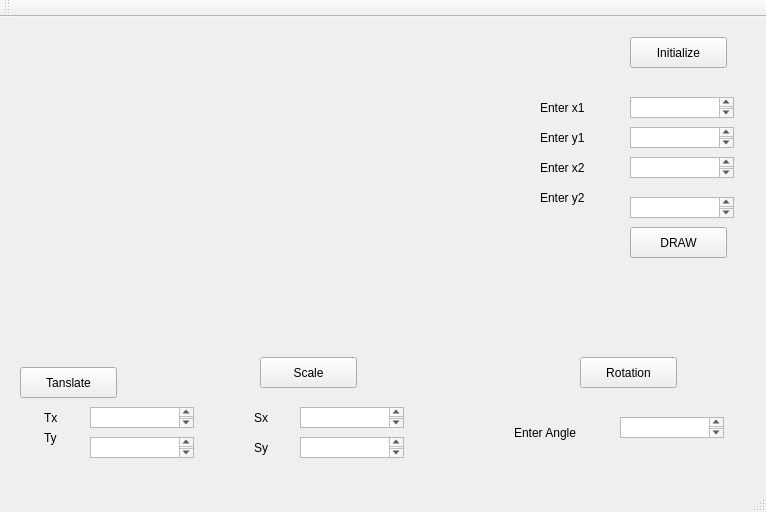
<?xml version="1.0" encoding="UTF-8"?>
<ui version="4.0">
 <class>MainWindow</class>
 <widget class="QMainWindow" name="MainWindow">
  <property name="geometry">
   <rect>
    <x>0</x>
    <y>0</y>
    <width>766</width>
    <height>512</height>
   </rect>
  </property>
  <property name="windowTitle">
   <string>MainWindow</string>
  </property>
  <widget class="QWidget" name="centralWidget">
   <widget class="QPushButton" name="pushButton">
    <property name="geometry">
     <rect>
      <x>630</x>
      <y>210</y>
      <width>97</width>
      <height>31</height>
     </rect>
    </property>
    <property name="text">
     <string>DRAW</string>
    </property>
   </widget>
   <widget class="QPushButton" name="pushButton_2">
    <property name="geometry">
     <rect>
      <x>20</x>
      <y>350</y>
      <width>97</width>
      <height>31</height>
     </rect>
    </property>
    <property name="text">
     <string>Tanslate</string>
    </property>
   </widget>
   <widget class="QPushButton" name="pushButton_3">
    <property name="geometry">
     <rect>
      <x>260</x>
      <y>340</y>
      <width>97</width>
      <height>31</height>
     </rect>
    </property>
    <property name="text">
     <string>Scale</string>
    </property>
   </widget>
   <widget class="QPushButton" name="pushButton_4">
    <property name="geometry">
     <rect>
      <x>580</x>
      <y>340</y>
      <width>97</width>
      <height>31</height>
     </rect>
    </property>
    <property name="text">
     <string>Rotation</string>
    </property>
   </widget>
   <widget class="QLabel" name="label">
    <property name="geometry">
     <rect>
      <x>24</x>
      <y>-10</y>
      <width>481</width>
      <height>351</height>
     </rect>
    </property>
    <property name="text">
     <string/>
    </property>
   </widget>
   <widget class="QLabel" name="label_2">
    <property name="geometry">
     <rect>
      <x>540</x>
      <y>80</y>
      <width>65</width>
      <height>21</height>
     </rect>
    </property>
    <property name="text">
     <string>Enter x1</string>
    </property>
   </widget>
   <widget class="QLabel" name="label_3">
    <property name="geometry">
     <rect>
      <x>540</x>
      <y>110</y>
      <width>65</width>
      <height>21</height>
     </rect>
    </property>
    <property name="text">
     <string>Enter y1</string>
    </property>
   </widget>
   <widget class="QLabel" name="label_4">
    <property name="geometry">
     <rect>
      <x>540</x>
      <y>140</y>
      <width>65</width>
      <height>21</height>
     </rect>
    </property>
    <property name="text">
     <string>Enter x2</string>
    </property>
   </widget>
   <widget class="QLabel" name="label_5">
    <property name="geometry">
     <rect>
      <x>540</x>
      <y>170</y>
      <width>65</width>
      <height>21</height>
     </rect>
    </property>
    <property name="text">
     <string>Enter y2</string>
    </property>
   </widget>
   <widget class="QTextEdit" name="textEdit">
    <property name="geometry">
     <rect>
      <x>630</x>
      <y>80</y>
      <width>104</width>
      <height>21</height>
     </rect>
    </property>
   </widget>
   <widget class="QTextEdit" name="textEdit_2">
    <property name="geometry">
     <rect>
      <x>630</x>
      <y>110</y>
      <width>104</width>
      <height>21</height>
     </rect>
    </property>
   </widget>
   <widget class="QTextEdit" name="textEdit_3">
    <property name="geometry">
     <rect>
      <x>630</x>
      <y>140</y>
      <width>104</width>
      <height>21</height>
     </rect>
    </property>
   </widget>
   <widget class="QTextEdit" name="textEdit_4">
    <property name="geometry">
     <rect>
      <x>630</x>
      <y>180</y>
      <width>104</width>
      <height>21</height>
     </rect>
    </property>
   </widget>
   <widget class="QTextEdit" name="textEdit_5">
    <property name="geometry">
     <rect>
      <x>90</x>
      <y>390</y>
      <width>104</width>
      <height>21</height>
     </rect>
    </property>
   </widget>
   <widget class="QTextEdit" name="textEdit_6">
    <property name="geometry">
     <rect>
      <x>90</x>
      <y>420</y>
      <width>104</width>
      <height>21</height>
     </rect>
    </property>
   </widget>
   <widget class="QTextEdit" name="textEdit_7">
    <property name="geometry">
     <rect>
      <x>300</x>
      <y>390</y>
      <width>104</width>
      <height>21</height>
     </rect>
    </property>
   </widget>
   <widget class="QTextEdit" name="textEdit_8">
    <property name="geometry">
     <rect>
      <x>300</x>
      <y>420</y>
      <width>104</width>
      <height>21</height>
     </rect>
    </property>
   </widget>
   <widget class="QTextEdit" name="textEdit_9">
    <property name="geometry">
     <rect>
      <x>620</x>
      <y>400</y>
      <width>104</width>
      <height>21</height>
     </rect>
    </property>
   </widget>
   <widget class="QLabel" name="label_6">
    <property name="geometry">
     <rect>
      <x>44</x>
      <y>390</y>
      <width>21</width>
      <height>21</height>
     </rect>
    </property>
    <property name="text">
     <string>Tx</string>
    </property>
   </widget>
   <widget class="QLabel" name="label_7">
    <property name="geometry">
     <rect>
      <x>44</x>
      <y>410</y>
      <width>21</width>
      <height>21</height>
     </rect>
    </property>
    <property name="text">
     <string>Ty</string>
    </property>
   </widget>
   <widget class="QLabel" name="label_8">
    <property name="geometry">
     <rect>
      <x>254</x>
      <y>390</y>
      <width>31</width>
      <height>21</height>
     </rect>
    </property>
    <property name="text">
     <string>Sx</string>
    </property>
   </widget>
   <widget class="QLabel" name="label_9">
    <property name="geometry">
     <rect>
      <x>254</x>
      <y>420</y>
      <width>31</width>
      <height>21</height>
     </rect>
    </property>
    <property name="text">
     <string>Sy</string>
    </property>
   </widget>
   <widget class="QLabel" name="label_10">
    <property name="geometry">
     <rect>
      <x>514</x>
      <y>400</y>
      <width>91</width>
      <height>31</height>
     </rect>
    </property>
    <property name="text">
     <string>Enter Angle</string>
    </property>
   </widget>
   <widget class="QPushButton" name="pushButton_5">
    <property name="geometry">
     <rect>
      <x>630</x>
      <y>20</y>
      <width>97</width>
      <height>31</height>
     </rect>
    </property>
    <property name="text">
     <string>Initialize</string>
    </property>
   </widget>
   <zorder>pushButton_5</zorder>
   <zorder>pushButton</zorder>
   <zorder>pushButton_2</zorder>
   <zorder>pushButton_3</zorder>
   <zorder>pushButton_4</zorder>
   <zorder>label</zorder>
   <zorder>label_2</zorder>
   <zorder>label_3</zorder>
   <zorder>label_4</zorder>
   <zorder>label_5</zorder>
   <zorder>textEdit</zorder>
   <zorder>textEdit_2</zorder>
   <zorder>textEdit_3</zorder>
   <zorder>textEdit_4</zorder>
   <zorder>textEdit_5</zorder>
   <zorder>textEdit_6</zorder>
   <zorder>textEdit_7</zorder>
   <zorder>textEdit_8</zorder>
   <zorder>textEdit_9</zorder>
   <zorder>label_6</zorder>
   <zorder>label_7</zorder>
   <zorder>label_8</zorder>
   <zorder>label_9</zorder>
   <zorder>label_10</zorder>
  </widget>
  <widget class="QMenuBar" name="menuBar">
   <property name="geometry">
    <rect>
     <x>0</x>
     <y>0</y>
     <width>766</width>
     <height>27</height>
    </rect>
   </property>
  </widget>
  <widget class="QToolBar" name="mainToolBar">
   <attribute name="toolBarArea">
    <enum>TopToolBarArea</enum>
   </attribute>
   <attribute name="toolBarBreak">
    <bool>false</bool>
   </attribute>
  </widget>
  <widget class="QStatusBar" name="statusBar"/>
 </widget>
 <layoutdefault spacing="6" margin="11"/>
 <resources/>
 <connections/>
</ui>
